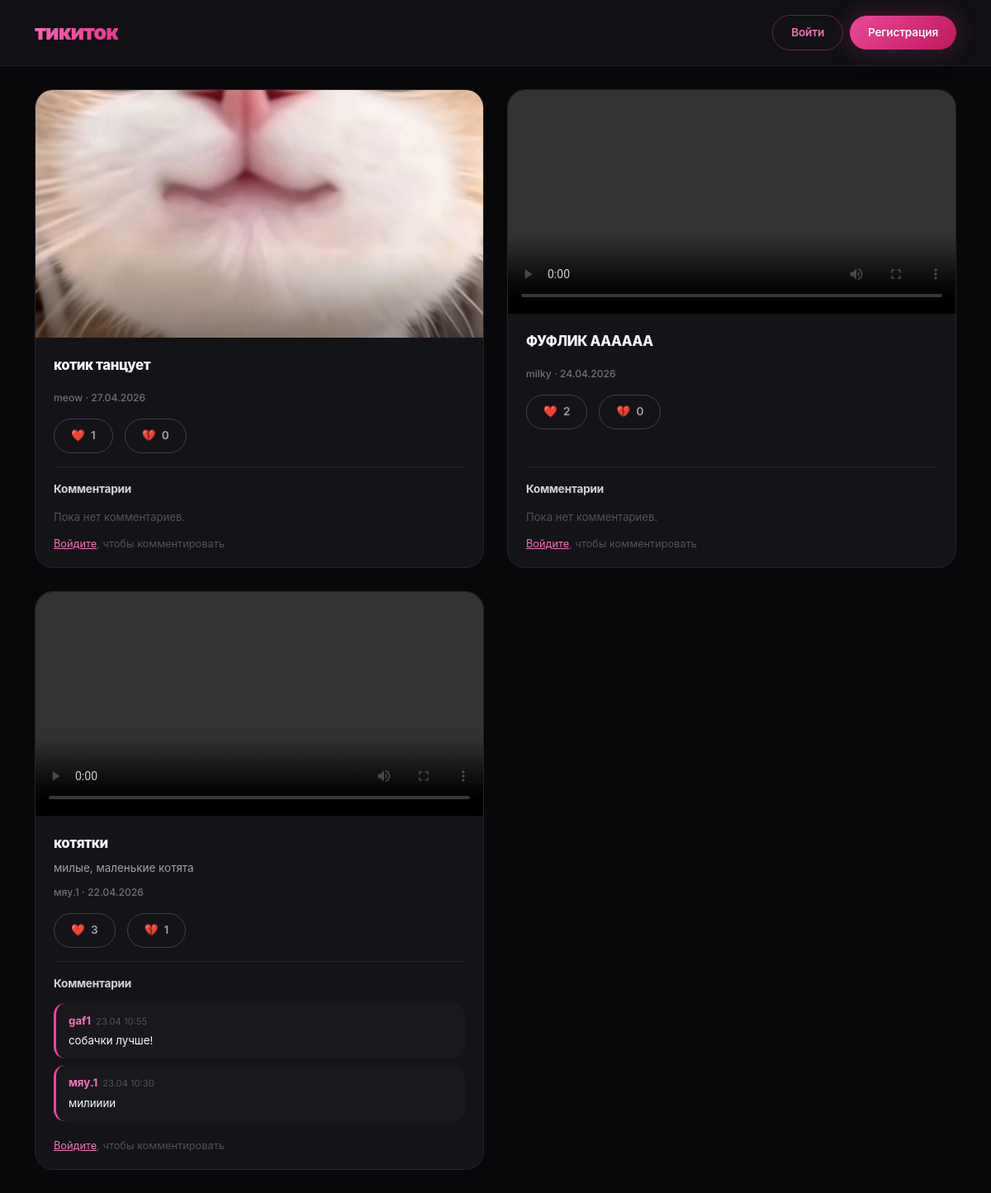
The page / on the database its author committed.
### videos/models.py (models this page shows, shortened)
class Video(models.Model):
    author = models.ForeignKey(User, on_delete=models.CASCADE, verbose_name="Автор")
    title = models.CharField(max_length=100, verbose_name="Название")
    description = models.TextField(blank=True, verbose_name="Описание")
    video_file = models.FileField(upload_to='videos/', verbose_name="Файл видео")
    thumbnail = models.ImageField(upload_to='thumbnails/', blank=True, null=True, verbose_name="Превью")
    created_at = models.DateTimeField(auto_now_add=True, verbose_name="Дата загрузки")
    likes = models.IntegerField(default=0, verbose_name="Лайки")
    dislikes = models.IntegerField(default=0, verbose_name="Дизлайки")
    is_blocked = models.BooleanField(default=False, verbose_name="Заблокировано")
    block_reason = models.CharField(max_length=200, blank=True, null=True, verbose_name="Причина блокировки")
    class Meta:
        verbose_name = "Видео"
        verbose_name_plural = "Видео"
        ordering = ['-created_at']

class Comment(models.Model):
    video = models.ForeignKey(Video, on_delete=models.CASCADE, related_name='comments')
    author = models.ForeignKey(User, on_delete=models.CASCADE)
    text = models.TextField(max_length=500, verbose_name="Комментарий")
    created_at = models.DateTimeField(auto_now_add=True)
    class Meta:
        ordering = ['-created_at']  # Новые сверху
        verbose_name = "Комментарий"
        verbose_name_plural = "Комментарии"

### videos/views.py (the view)
# urls.py: path('', views.video_list, name='home'),
def video_list(request):
    videos = Video.objects.filter(is_blocked=False)
    comment_form = CommentForm()
    return render(request, 'videos/video_list.html', {
        'videos': videos,
        'comment_form': comment_form
    })

### videos/templates/videos/video_list.html (shortened to what this page needs)
{% load static %}
<!DOCTYPE html>
<html lang="ru">
<head>
    <link href="https://cdn.jsdelivr.net/npm/bootstrap@5.3.0/dist/css/bootstrap.min.css" rel="stylesheet">
</head>
<body>
    <div class="particles" id="particles"></div>
    <nav class="navbar">
        <div class="container d-flex justify-content-between align-items-center">
            <a class="navbar-brand" href="{% url 'home' %}">тикиток</a>
            <div class="d-flex gap-2 align-items-center flex-wrap">
                {% if user.is_authenticated %}
                    <span class="text-secondary me-2 small fw-medium">Привет, {{ user.username }}</span>
                    {% if user.is_staff %}
                        <a href="{% url 'admin_video_list' %}" class="btn btn-admin btn-sm">Админка</a>
                    {% endif %}
                    <a href="{% url 'upload' %}" class="btn btn-primary btn-sm">Загрузить видео</a>
                    <form action="{% url 'logout' %}" method="post" class="mb-0">
                        {% csrf_token %}
                        <button type="submit" class="btn btn-outline-secondary btn-sm">Выйти</button>
                    </form>
                {% else %}
                    <a href="{% url 'login' %}" class="btn btn-outline-primary btn-sm">Войти</a>
                    <a href="{% url 'register' %}" class="btn btn-primary btn-sm">Регистрация</a>
                {% endif %}
            </div>
        </div>
    </nav>
    <div class="container">
        <div class="video-grid">
            {% for video in videos %}
                <div class="video-card" id="video-{{ video.id }}" data-tilt>
                    <div class="video-thumb" style="position: relative; cursor: pointer;" onclick="this.querySelector('video').style.display='block'; this.querySelector('img').style.display='none'; this.querySelector('video').play();">
    {% if video.thumbnail %}
       <img src="{{ video.thumbnail.url }}" alt="{{ video.title }}" style="width: 100%; height: 100%; object-fit: cover; display: block;">
    {% else %}
        <video controls data-video style="width: 100%; height: 100%; object-fit: contain;">
            <source src="{{ video.video_file.url }}" type="video/mp4">
        </video>
    {% endif %}
</div>
                    <div class="video-body">
                        <div class="video-title">{{ video.title }}</div>
                        <div class="video-desc">{{ video.description|truncatechars:120 }}</div>
                        <div class="video-meta">{{ video.author.username }} &middot; {{ video.created_at|date:"d.m.Y" }}</div>
                        <div class="actions">
                            <button class="btn-like" onclick="sendLike({{ video.id }}, true)">
                                &#10084;&#65039; <span id="likes-count-{{ video.id }}">{{ video.likes }}</span>
                            </button>
                            <button class="btn-dislike" onclick="sendLike({{ video.id }}, false)">
                                &#128148; <span id="dislikes-count-{{ video.id }}">{{ video.dislikes }}</span>
                            </button>
                        </div>
                        <div class="comments-section">
                            <div class="comments-title">Комментарии</div>
                            <div class="comments-list" id="comments-{{ video.id }}">
                                {% for comment in video.comments.all %}
                                    <div class="comment-bubble">
                                        <strong>{{ comment.author.username }}</strong><span class="comment-time">{{ comment.created_at|date:"d.m H:i" }}</span>
                                        <div style="margin-top: 3px;">{{ comment.text }}</div>
                                    </div>
                                {% empty %}
                                    <div style="font-size: 0.82rem; color: #52525b;">Пока нет комментариев.</div>
                                {% endfor %}
                            </div>
                            {% if user.is_authenticated %}
                                <form class="comment-form" onsubmit="sendComment(event, {{ video.id }})">
                                    {% csrf_token %}
                                    <input type="text" name="text" maxlength="500" placeholder="Написать комментарий..." required>
                                    <button type="submit">Жмяк</button>
                                </form>
                            {% else %}
                                <div style="font-size: 0.8rem; color: #52525b;">
                                    <a href="{% url 'login' %}" style="color: #f472b6;">Войдите</a>, чтобы комментировать
                                </div>
                            {% endif %}
                        </div>
                    </div>
                </div>
            {% empty %}
                <div class="empty-state">
                    <p>Пока нет видео.</p>
                    <a href="{% url 'upload' %}">Загрузить первое</a>
                </div>
            {% endfor %}
        </div>
    </div>
</body>
</html>

### rows shown on the page
Video: thumbnail (picture), title "котик танцует", author.username "meow", created_at "27.04.2026", likes "1", dislikes "0"
Video: title "ФУФЛИК АААААА", author.username "milky", created_at "24.04.2026", likes "2", dislikes "0"
Video: title "котятки", description "милые, маленькие котята", author.username "мяу.1", created_at "22.04.2026", likes "3", dislikes "1"
Comment: author.username "gaf1", created_at "23.04 10:55", text "собачки лучше!"
Comment: author.username "мяу.1", created_at "23.04 10:30", text "милииии"
